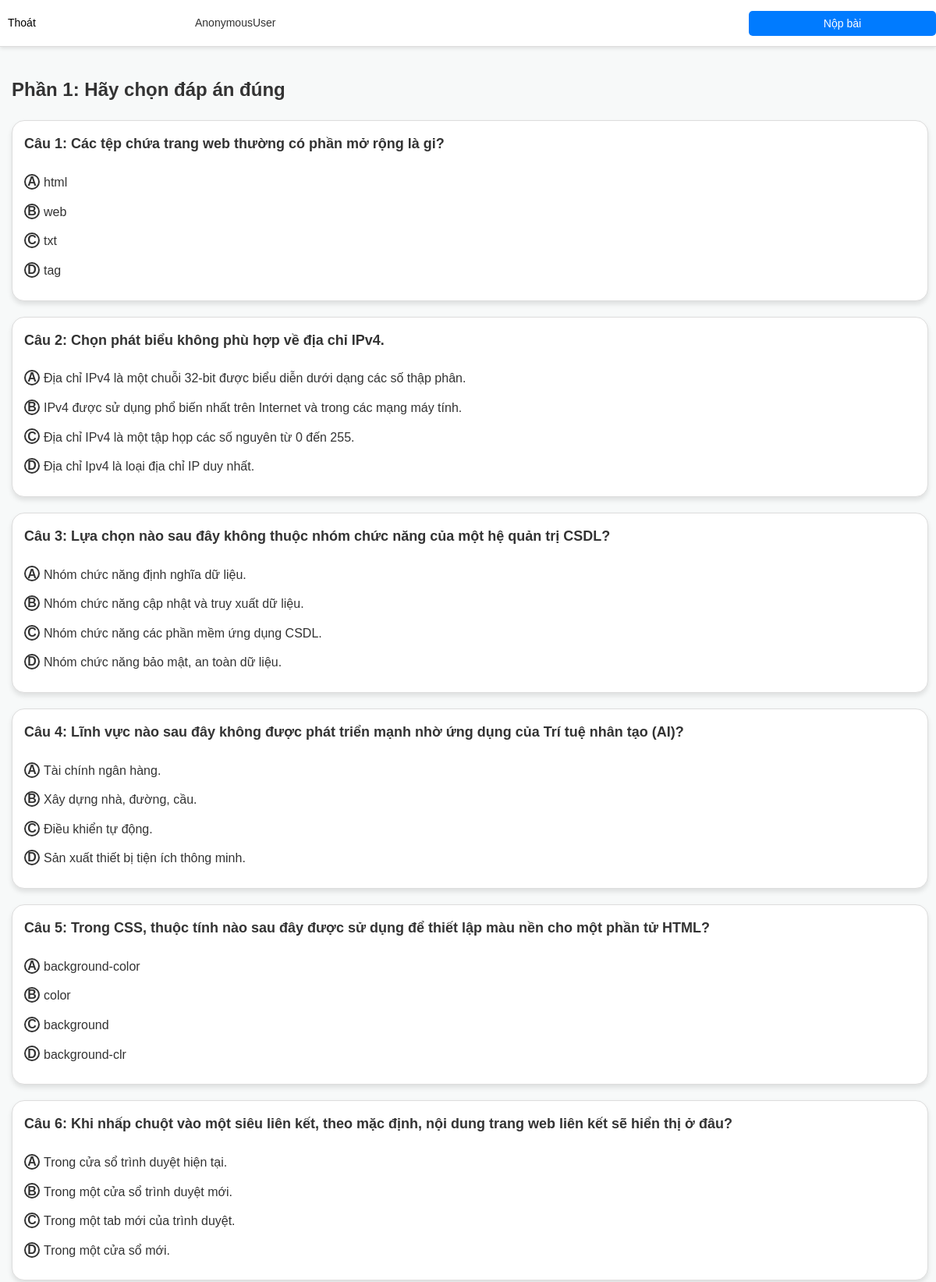
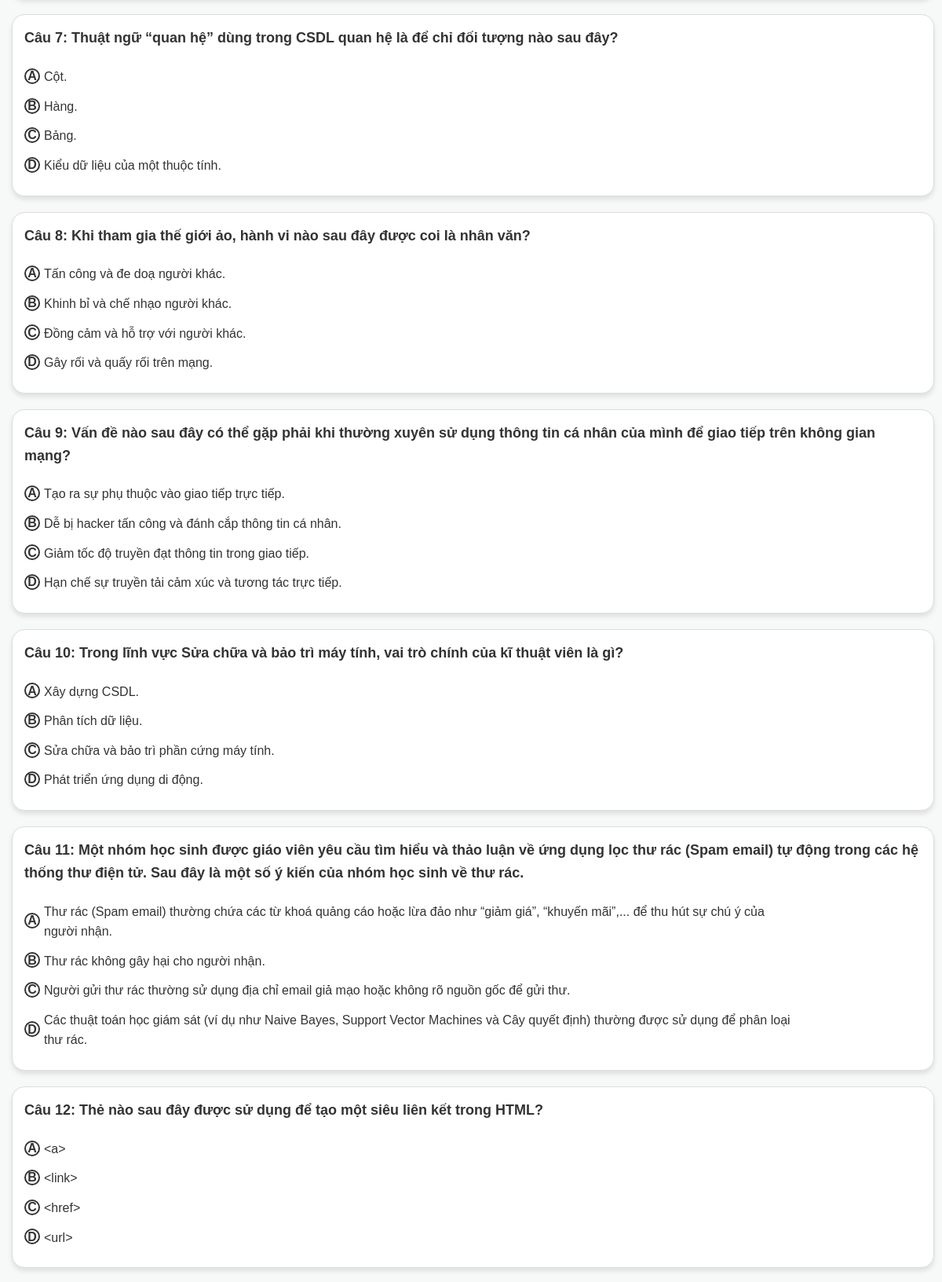
The page /thi_thu/de/1/ (upper part) on the database its author committed (2 pictures, top to bottom).
### base/models.py (models this page shows, shortened)
class Question(models.Model):
    name = models.TextField(max_length=1000,blank=True)
    Ans_a = models.TextField(max_length=1000,blank=True)
    Ans_b = models.TextField(max_length=1000,blank=True)
    Ans_c = models.TextField(max_length=1000,blank=True)
    Ans_d = models.TextField(max_length=1000,blank=True)
    bai = models.ForeignKey(bai_hoc,on_delete=models.SET_NULL, null = True)
    SELECTION_CHOICES = [
        ('A', 'Answer A'),
        ('B', 'Answer B'),
        ('C', 'Answer C'),
        ('D', 'Answer D'),
    ]
    Corect_ans = models.CharField(max_length=1, choices=SELECTION_CHOICES, default=None)
    type = models.IntegerField(default=1,editable=True)

### base/views.py (the view, shortened to what this page needs)
# urls.py: path('thi_thu/de/<int:de_id>/', views.question_and_submit, name='de_thi'),
def question_and_submit(request, de_id):
    type1_questions = question_type1()
    type2_questions = question_type2()
    random.shuffle(type1_questions)
    random.shuffle(type2_questions)
    type1_questions = type1_questions[:24]
    type2_questions = type2_questions[:6]  # 6 câu đúng/sai (2 câu mỗi loại)
    return render(request, 'question_list.html', {
        'type1': type1_questions,
        'type2': type2_questions,
        'de': de_id,
    })

### base/views.py (called while the page is built)
def question_type1():
    cau_hoi_nhieu_dap_an = list(Question.objects.filter(type=1))
    trao_doi_cau_hoi = []
    for question in cau_hoi_nhieu_dap_an:
        answers = [
            ('A', question.Ans_a),
            ('B', question.Ans_b),
            ('C', question.Ans_c),
            ('D', question.Ans_d)
        ]
        trao_doi_cau_hoi.append({
            'type': 'multiple_choice',
            'name': question.name,
            'answers': answers,
            'id': question.id,
            'correct_answer': f"Ans_{question.Corect_ans[-1].lower()}"
        })
    return trao_doi_cau_hoi

def question_type2():
    cau_hoi_dung_sai = list(Question2.objects.filter(type__in=[2, 3, 4, 5]))  # Lọc các loại đúng/sai
    trao_doi_cau_hoi = []
    for question in cau_hoi_dung_sai:
        answers = [
            {'label': 'A', 'text': question.Ans_a, 'correct': question.Corect_ans_a},
            {'label': 'B', 'text': question.Ans_b, 'correct': question.Corect_ans_b},
            {'label': 'C', 'text': question.Ans_c, 'correct': question.Corect_ans_c},
            {'label': 'D', 'text': question.Ans_d, 'correct': question.Corect_ans_d},
        ]
        trao_doi_cau_hoi.append({
            'type': 'true_false',
            'name': question.name,
            'id': question.id,
            'answers': answers,
        })
    return trao_doi_cau_hoi

### templates/question_list.html (shortened to what this page needs)
<!DOCTYPE html>
<html lang="en">
<head>
    {% load static %}
    {% if request.session.theme == 'dark' %}
    <link rel="stylesheet" href="{% static 'styles/q_dark.css' %}">
    {% else %}
    <link rel="stylesheet" href="{% static 'styles/q_light.css' %}">
    {% endif %}
</head>
<body>
    <div class="navbar">
        <a href="{% url 'thi_thu' %}">Thoát</a>
        <p>{{ request.user }}</p>
        <button id="submitButton" class="hiden1">Nộp bài</button>
    </div>
    <div class="middle_section">
        <div class="all_questions">
            <form id="questionForm" method="POST" action="{% url 'submit_answer' de %}">
                <fieldset>
                    <h2>Phần 1: Hãy chọn đáp án đúng</h2>
                    <ul>
                        {% for question in type1 %}
                        <div class="question" id="question_{{ forloop.counter }}">
                            <li>
                                <strong>Câu {{ forloop.counter }}: {{ question.name }}</strong><br>
                                <ul>
                                    {% for answer in question.answers %}
                                    <li class="option-container">
                                        <label for="option_{{ question.id }}_{{ answer.0 }}" class="radio-circle">{{ answer.0 }}</label>
                                        <span class="radio-label">{{ answer.1 }}</span>
                                    </li>
                                    {% endfor %}
                                </ul>
                            </li>
                        </div>
                        {% endfor %}
                    </ul>
                </fieldset>
            </form>
        </div>
    </div>
</body>
</html>

### static/styles/q_light.css (style rules this page uses)
body { background-color: #F7F9F9; font-family: Arial, sans-serif; line-height: 1.6; color: #333; }
fieldset { border: none; }
* { margin: 0; padding: 0; box-sizing: border-box; }
li { list-style: none; }
a { text-decoration: none; color: #000; transition: color 0.3s ease; }
.navbar { display: grid; grid-template-columns: 1fr 5fr 1fr 1fr; height: 47px; align-items: center; background-color: #fff; border-bottom: 1px solid #ddd; box-shadow: 0 2px 5px rgba(0, 0, 0, 0.1); }
.navbar a { justify-self: start; padding-left: 20px; font-size: 18px; font-weight: 500; }
.navbar p { font-size: 18px; font-weight: 500; }
.middle_section { display: grid; grid-template-columns: 5fr 1fr; gap: 20px; max-width: 1200px; }
.question { border-radius: 16px; background-color: #fff; margin-top: 20px; padding: 20px; font-size: 22px; border: 1px solid #ddd; box-shadow: 0 4px 6px rgba(0, 0, 0, 0.1); width: 1150px; }
.question ul { padding-top: 20px; }
.option-container { display: flex; align-items: center; margin-bottom: 10px; }
.radio-circle { width: 30px; height: 30px; border: 2px solid #333; border-radius: 50%; display: flex; align-items: center; justify-content: center; font-weight: bold; margin-right: 10px; cursor: pointer; text-align: center; transition: all 0.3s ease; }
.option-container label { font-size: 20px; }
.option-container span { font-size: 22px; }
.radio-label { cursor: pointer; font-size: 16px; }
.all_questions { margin-left: 30px; max-width: 1300px; width: auto; margin-top: 36px; }
.radio-label { font-size: 20px; max-width:960px ; width: auto; padding-top: 2px; }
.hiden1 { display: none; }
@media (max-width: 1400px) { body { font-size: 16px; } }
@media (max-width: 1400px) { .all_questions { margin-left: 5px; } }
@media (max-width: 1400px) { .hiden1 { display: block; display: block; background-color: #007bff; color: #fff; font-size: 14px; padding: 8px 15px; border: none; border-radius: 5px; cursor: pointer; } }
@media (max-width: 1400px) { .navbar { grid-template-columns: 1fr 3fr 1fr; height: 60px; } }
@media (max-width: 1400px) { .navbar a, .navbar p { font-size: 14px; padding-left: 10px; } }
@media (max-width: 1400px) { .middle_section { grid-template-columns: 1fr; gap: 10px; padding: 0 10px; } }
@media (max-width: 1400px) { .question { width: auto; font-size: 18px; padding: 15px; } }
@media (max-width: 1400px) { .option-container label, .option-container span { font-size: 16px; } }
@media (max-width: 1400px) { .radio-circle { width: 20px; height: 20px; margin-right: 5px; } }

### rows shown on the page
Question: name "Các tệp chứa trang web thường có phần mở rộng là gi?", Ans_a "html" "web" "txt" "tag"
Question: name "Chọn phát biểu không phù hợp về địa chỉ IPv4.", Ans_a "Địa chỉ IPv4 là một chuỗi 32-bit được biểu diễn dưới dạng các số thập phân." "IPv4 được sử dụng phổ biến nhất trên Internet và trong các mạng máy tính." "Địa chỉ IPv4 là một tập họp các số nguyên từ 0 đến 255." "Địa chỉ Ipv4 là loại địa chỉ IP duy nhất."
Question: name "Lựa chọn nào sau đây không thuộc nhóm chức năng của một hệ quản trị CSDL?", Ans_a "Nhóm chức năng định nghĩa dữ liệu." "Nhóm chức năng cập nhật và truy xuất dữ liệu." "Nhóm chức năng các phần mềm ứng dụng CSDL." "Nhóm chức năng bảo mật, an toàn dữ liệu."
Question: name "Lĩnh vực nào sau đây không được phát triển mạnh nhờ ứng dụng của Trí tuệ nhân tạo (AI)?", Ans_a "Tài chính ngân hàng." "Xây dựng nhà, đường, cầu." "Điều khiển tự động." "Sản xuất thiết bị tiện ích thông minh."
Question: name "Trong CSS, thuộc tính nào sau đây được sử dụng để thiết lập màu nền cho một phần tử HTML?", Ans_a "background-color" "color" "background" "background-clr"
Question: name "Khi nhấp chuột vào một siêu liên kết, theo mặc định, nội dung trang web liên kết sẽ hiển thị ở đâu?", Ans_a "Trong cửa sổ trình duyệt hiện tại." "Trong một cửa sổ trình duyệt mới." "Trong một tab mới của trình duyệt." "Trong một cửa sổ mới."
Question: name "Thuật ngữ “quan hệ” dùng trong CSDL quan hệ là để chỉ đối tượng nào sau đây?", Ans_a "Cột." "Hàng." "Bảng." "Kiểu dữ liệu của một thuộc tính."
Question: name "Khi tham gia thế giới ảo, hành vi nào sau đây được coi là nhân văn?", Ans_a "Tấn công và đe doạ người khác." "Khinh bỉ và chế nhạo người khác." "Đồng cảm và hỗ trợ với người khác." "Gây rối và quấy rối trên mạng."
Question: name "Vấn đề nào sau đây có thể gặp phải khi thường xuyên sử dụng thông tin cá nhân của mình để giao tiếp trên không gian mạng?", Ans_a "Tạo ra sự phụ thuộc vào giao tiếp trực tiếp." "Dễ bị hacker tấn công và đánh cắp thông tin cá nhân." "Giảm tốc độ truyền đạt thông tin trong giao tiếp." "Hạn chế sự truyền tải cảm xúc và tương tác trực tiếp."
Question: name "Trong lĩnh vực Sửa chữa và bảo trì máy tính, vai trò chính của kĩ thuật viên là gì?", Ans_a "Xây dựng CSDL." "Phân tích dữ liệu." "Sửa chữa và bảo trì phần cứng máy tính." "Phát triển ứng dụng di động."
Question: name "Một nhóm học sinh được giáo viên yêu cầu tìm hiểu và thảo luận về ứng dụng lọc thư rác (Spam email) tự động trong các hệ thống thư điện tử. Sau đây là một số ý kiến của nhóm học sinh về thư rác.", Ans_a "Thư rác (Spam email) thường chứa các từ khoá quảng cáo hoặc lừa đảo như “giảm giá”, “khuyến mãi”,... để thu hút sự chú ý của người nhận." "Thư rác không gây hại cho người nhận." "Người gửi thư rác thường sử dụng địa chỉ email giả mạo hoặc không rõ nguồn gốc để gửi thư." "Các thuật toán học giám sát (ví dụ như Naive Bayes, Support Vector Machines và Cây quyết định) thường được sử dụng để phân loại thư rác."
Question: name "Thẻ nào sau đây được sử dụng để tạo một siêu liên kết trong HTML?", Ans_a "<a>" "<link>" "<href>" "<url>"

### other values the page prints
{{ request.user }} "AnonymousUser"
{{ answer.0 }} "A" "B" "C" "D" "A" "B" "C" "D" "A" "B" "C" "D" "A" "B" "C" "D" "A" "B" "C" "D" "A" "B" "C" "D" "A" "B" "C" "D" "A" "B" "C" "D" "A" "B" "C" "D" "A" "B" "C" "D" "A" "B" "C" "D" "A" "B" "C" "D"
